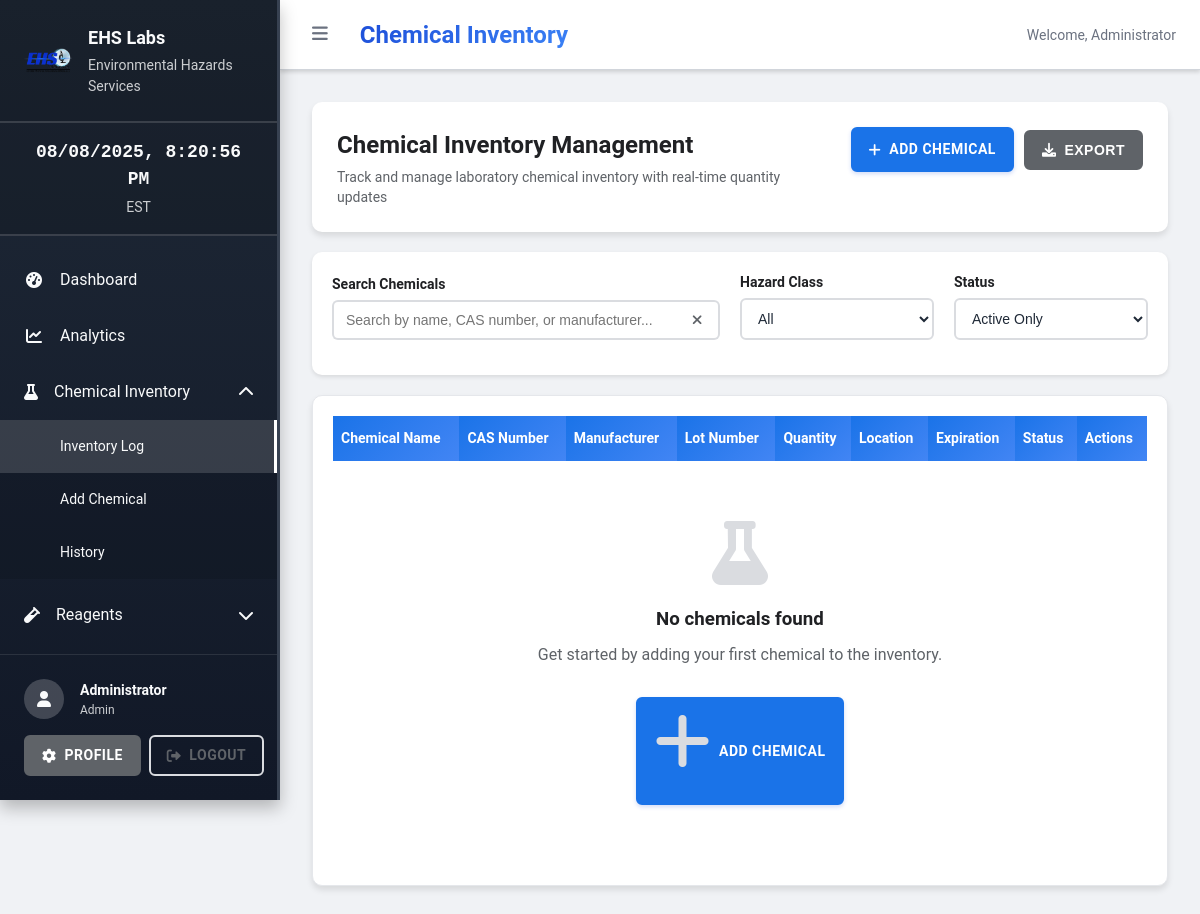
The page /chemical_inventory/ (signed in) on the database as committed earlier.
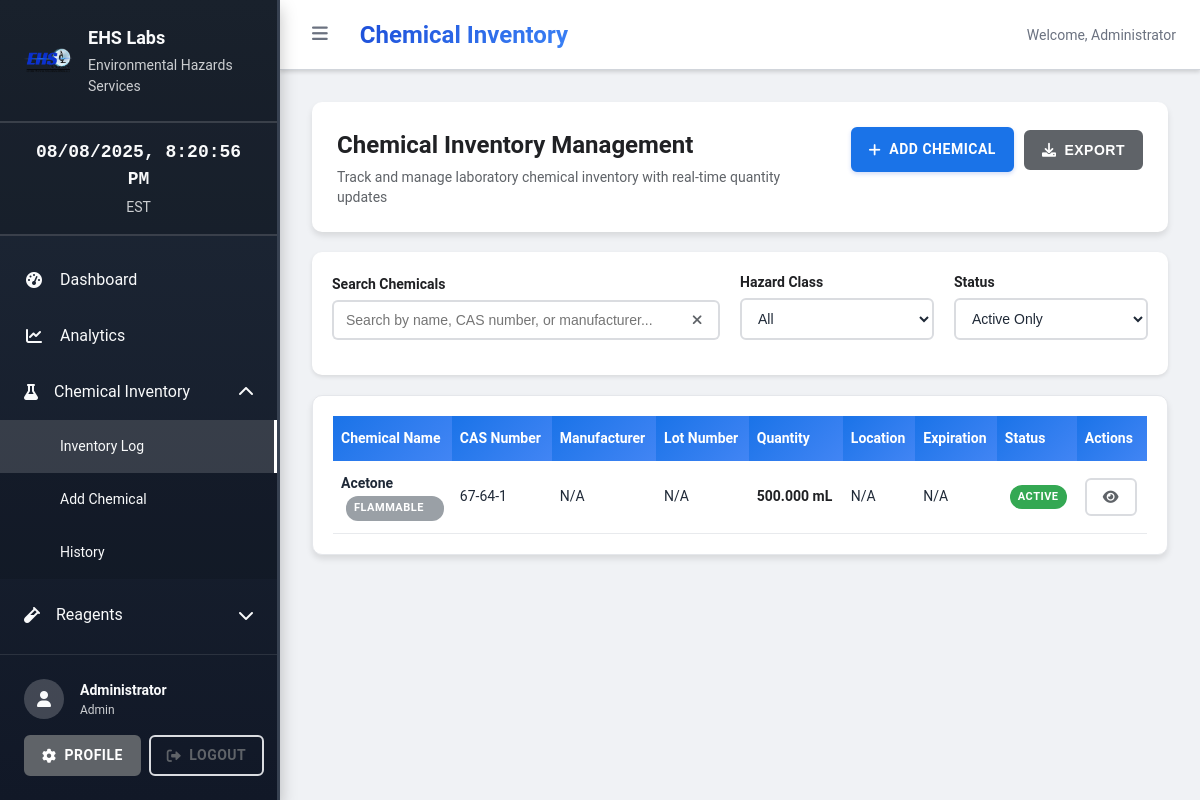
The same page on the database as committed later.
### backend/models/chemical_inventory.py (models this page shows, shortened)
class ChemicalInventoryLog(Base):
    __tablename__ = "chemical_inventory_log"
    id = Column(Integer, primary_key=True, index=True)
    chemical_name = Column(String(255), nullable=False, index=True)
    cas_number = Column(String(50), nullable=True, index=True)
    manufacturer = Column(String(255), nullable=True)
    catalog_number = Column(String(100), nullable=True)
    lot_number = Column(String(100), nullable=True)
    container_size = Column(String(50), nullable=True)  # e.g., "500ml", "1L", "100g"
    current_quantity = Column(Numeric(10, 3), nullable=False, default=0)
    unit = Column(String(20), nullable=False)  # ml, L, g, kg, etc.
    storage_location = Column(String(255), nullable=True)
    storage_temperature = Column(String(50), nullable=True)  # Room temp, 4°C, -20°C, etc.
    storage_conditions = Column(Text, nullable=True)
    hazard_class = Column(String(100), nullable=True)
    safety_notes = Column(Text, nullable=True)
    received_date = Column(DateTime, nullable=True)
    expiration_date = Column(DateTime, nullable=True)
    opened_date = Column(DateTime, nullable=True)
    is_active = Column(Boolean, default=True)
    is_hazardous = Column(Boolean, default=False)
    created_by = Column(Integer, ForeignKey("users.id"), nullable=False)
    created_at = Column(DateTime, server_default=func.now(), nullable=False)
    updated_at = Column(DateTime, server_default=func.now(), onupdate=func.now(), nullable=False)
    creator = relationship("User", foreign_keys=[created_by])
    history_entries = relationship("ChemicalInventoryHistory", back_populates="chemical")

### backend/routes/chemical_inventory.py (the view)
@router.get("/", response_class=HTMLResponse)
async def chemical_inventory_list(
    request: Request,
    db: Session = Depends(get_db),
    current_user: User = Depends(require_permissions(["read"]))
):
    chemicals = db.query(ChemicalInventoryLog).filter(
        ChemicalInventoryLog.is_active == True
    ).order_by(ChemicalInventoryLog.chemical_name).all()
    context = {
        "request": request,
        "title": "Chemical Inventory - EHS Electronic Journal",
        "chemicals": chemicals,
        "current_user": current_user
    }
    return templates.TemplateResponse("chemical_inventory/list.html", context)

### frontend/templates/chemical_inventory/list.html (shortened to what the changed rows need)
{% extends "base.html" %}
{% block page_title %}Chemical Inventory{% endblock %}
{% block extra_css %}
<link rel="stylesheet" href="{{ url_for('static', path='/css/tables.css') }}">
<link rel="stylesheet" href="{{ url_for('static', path='/css/forms.css') }}">
{% endblock %}
{% block content %}
<div class="page-header">
    <div class="page-header-content">
        <div class="page-info">
            <h2>Chemical Inventory Management</h2>
        </div>
    </div>
</div>
<div class="table-container">
    <table id="chemicals-table" class="data-table">
        <thead>
            <tr>
                <th>Chemical Name</th>
                <th>CAS Number</th>
                <th>Manufacturer</th>
                <th>Lot Number</th>
                <th>Quantity</th>
                <th>Location</th>
                <th>Expiration</th>
                <th>Status</th>
                <th>Actions</th>
            </tr>
        </thead>
        <tbody id="chemicals-tbody">
            {% for chemical in chemicals %}
            <tr data-chemical-id="{{ chemical.id }}" class="{% if not chemical.is_active %}inactive{% endif %}">
                <td>
                    <div class="chemical-info">
                        <strong>{{ chemical.chemical_name }}</strong>
                        {% if chemical.hazard_class %}
                        <span class="badge badge-secondary">{{ chemical.hazard_class }}</span>
                        {% endif %}
                    </div>
                </td>
                <td>{{ chemical.cas_number or 'N/A' }}</td>
                <td>{{ chemical.manufacturer or 'N/A' }}</td>
                <td>{{ chemical.lot_number or 'N/A' }}</td>
                <td>
                    <div class="quantity-info">
                        <span class="quantity-value" data-quantity="{{ chemical.current_quantity }}">
                            {{ "%.3f"|format(chemical.current_quantity) }} {{ chemical.unit }}
                        </span>
                    </div>
                </td>
                <td>{{ chemical.storage_location or 'N/A' }}</td>
                <td>
                    {% if chemical.expiration_date %}
                        {% set expiry = chemical.expiration_date %}
                        <span class="expiry-date" data-expiry="{{ expiry.isoformat() }}">
                            {{ expiry.strftime('%m/%d/%Y') }}
                        </span>
                        {% set days_to_expiry = (expiry.date() - today).days %}
                        {% if days_to_expiry < 0 %}
                        <span class="badge badge-danger">Expired</span>
                        {% elif days_to_expiry < 30 %}
                        <span class="badge badge-warning">Expires Soon</span>
                        {% endif %}
                    {% else %}
                        N/A
                    {% endif %}
                </td>
                <td>
                    {% if chemical.is_active %}
                    <span class="badge badge-success">Active</span>
                    {% else %}
                    <span class="badge badge-secondary">Inactive</span>
                    {% endif %}
                </td>
                <td>
                    <div class="action-buttons">
                        <a href="/chemical_inventory/{{ chemical.id }}" class="btn btn-sm btn-outline" title="View Details">
                            <i class="fas fa-eye"></i>
                        </a>
                    </div>
                </td>
            </tr>
            {% endfor %}
        </tbody>
    </table>
    {% if not chemicals %}
    <div class="empty-state">
        <i class="fas fa-flask"></i>
        <h3>No chemicals found</h3>
        <p>Get started by adding your first chemical to the inventory.</p>
        <a href="/chemical_inventory/add" class="btn btn-primary">
            <i class="fas fa-plus"></i> Add Chemical
        </a>
    </div>
    {% endif %}
</div>
{% endblock %}

Rows that differ between the two databases and show on the page:
added ChemicalInventoryLog: chemical_name "Acetone", hazard_class "FLAMMABLE", cas_number "67-64-1", manufacturer "N/A", lot_number "N/A", current_quantity "500.000", unit "mL", storage_location "N/A", is_active "ACTIVE"
Other text that changed with them:
text no longer shown: "No chemicals found Get started by adding your first chemical to the inventory. ADD CHEMICAL"
